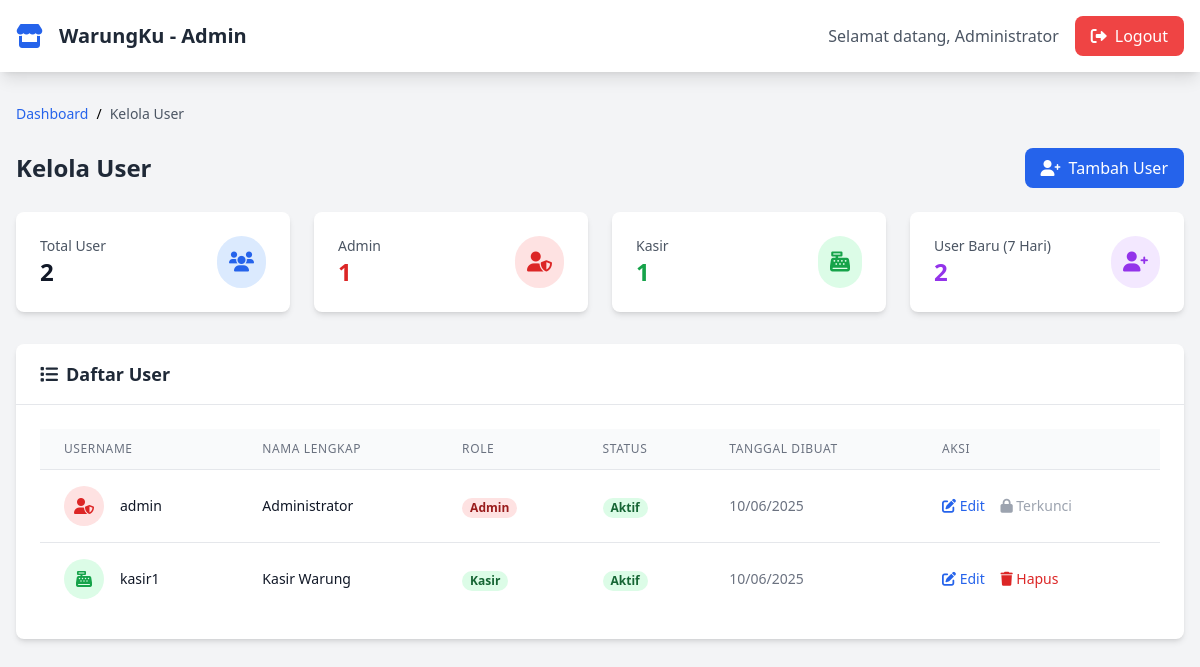
The page /admin/users.php (signed in) on the database its author committed.
### tables this page shows
CREATE TABLE users (
    id_user INT AUTO_INCREMENT PRIMARY KEY,
    username VARCHAR(50) UNIQUE NOT NULL,
    password VARCHAR(255) NOT NULL,
    role ENUM('admin', 'kasir') NOT NULL,
    nama_lengkap VARCHAR(100) NOT NULL,
    status ENUM('aktif', 'nonaktif') DEFAULT 'aktif',
    created_at TIMESTAMP DEFAULT CURRENT_TIMESTAMP
);

### admin/users.php (the view, shortened to what this page needs)
<?php
include '../config/db.php';
$total_users = mysqli_fetch_assoc(mysqli_query($conn, "SELECT COUNT(*) as count FROM users"))['count'];
$total_admins = mysqli_fetch_assoc(mysqli_query($conn, "SELECT COUNT(*) as count FROM users WHERE role = 'admin'"))['count'];
$total_kasir = $total_users - $total_admins;
$recent_users = mysqli_fetch_assoc(mysqli_query($conn, "SELECT COUNT(*) as count FROM users WHERE created_at >= DATE_SUB(NOW(), INTERVAL 7 DAY)"))['count'];
?>
<!DOCTYPE html>
<html lang="id">
<head>
    <script src="https://cdn.tailwindcss.com"></script>
    <link href="https://cdnjs.cloudflare.com/ajax/libs/font-awesome/6.0.0/css/all.min.css" rel="stylesheet">
</head>
<body class="bg-gray-100">
    <nav class="bg-white shadow-lg">
        <div class="max-w-7xl mx-auto px-4">
            <div class="flex justify-between items-center py-4">
                <div class="flex items-center space-x-4">
                    <i class="fas fa-store text-2xl text-blue-600"></i>
                    <h1 class="text-xl font-bold text-gray-800">WarungKu - Admin</h1>
                </div>
                <div class="flex items-center space-x-4">
                    <span class="text-gray-600">Selamat datang, <?php echo $_SESSION['nama_lengkap']; ?></span>
                    <a href="../auth/logout.php" class="bg-red-500 text-white px-4 py-2 rounded-lg hover:bg-red-600 transition">
                        <i class="fas fa-sign-out-alt mr-2"></i>Logout
                    </a>
                </div>
            </div>
        </div>
    </nav>
    <div class="max-w-7xl mx-auto px-4 py-8">
        <div class="flex items-center mb-6 text-sm">
            <a href="dashboard.php" class="text-blue-600 hover:text-blue-800">Dashboard</a>
            <span class="mx-2">/</span>
            <span class="text-gray-600">Kelola User</span>
        </div>
        <div class="flex justify-between items-center mb-6">
            <h1 class="text-2xl font-bold text-gray-800">Kelola User</h1>
            <a href="users-tambah.php" class="bg-blue-600 text-white px-4 py-2 rounded-lg hover:bg-blue-700 transition">
                <i class="fas fa-user-plus mr-2"></i>Tambah User
            </a>
        </div>
        <div class="grid grid-cols-1 md:grid-cols-4 gap-6 mb-8">
            <div class="bg-white rounded-lg shadow-md p-6">
                <div class="flex items-center justify-between">
                    <div>
                        <p class="text-sm font-medium text-gray-600">Total User</p>
                        <p class="text-2xl font-bold text-gray-900"><?php echo $total_users; ?></p>
                    </div>
                    <div class="bg-blue-100 p-3 rounded-full">
                        <i class="fas fa-users text-blue-600 text-xl"></i>
                    </div>
                </div>
            </div>
            <div class="bg-white rounded-lg shadow-md p-6">
                <div class="flex items-center justify-between">
                    <div>
                        <p class="text-sm font-medium text-gray-600">Admin</p>
                        <p class="text-2xl font-bold text-red-600"><?php echo $total_admins; ?></p>
                    </div>
                    <div class="bg-red-100 p-3 rounded-full">
                        <i class="fas fa-user-shield text-red-600 text-xl"></i>
                    </div>
                </div>
            </div>
            <div class="bg-white rounded-lg shadow-md p-6">
                <div class="flex items-center justify-between">
                    <div>
                        <p class="text-sm font-medium text-gray-600">Kasir</p>
                        <p class="text-2xl font-bold text-green-600"><?php echo $total_kasir; ?></p>
                    </div>
                    <div class="bg-green-100 p-3 rounded-full">
                        <i class="fas fa-cash-register text-green-600 text-xl"></i>
                    </div>
                </div>
            </div>
            <div class="bg-white rounded-lg shadow-md p-6">
                <div class="flex items-center justify-between">
                    <div>
                        <p class="text-sm font-medium text-gray-600">User Baru (7 Hari)</p>
                        <p class="text-2xl font-bold text-purple-600"><?php echo $recent_users; ?></p>
                    </div>
                    <div class="bg-purple-100 p-3 rounded-full">
                        <i class="fas fa-user-plus text-purple-600 text-xl"></i>
                    </div>
                </div>
            </div>
        </div>
        <div class="bg-white rounded-lg shadow-md">
            <div class="px-6 py-4 border-b border-gray-200">
                <h2 class="text-lg font-semibold text-gray-800">
                    <i class="fas fa-list mr-2"></i>Daftar User
                </h2>
            </div>
            <div class="p-6">
                <?php
                $users_query = "SELECT * FROM users ORDER BY created_at DESC";
                $users_result = mysqli_query($conn, $users_query);
                if (mysqli_num_rows($users_result) > 0):
                ?>
                <div class="overflow-x-auto">
                    <table class="min-w-full divide-y divide-gray-200">
                        <thead class="bg-gray-50">
                            <tr>
                                <th class="px-6 py-3 text-left text-xs font-medium text-gray-500 uppercase tracking-wider">Username</th>
                                <th class="px-6 py-3 text-left text-xs font-medium text-gray-500 uppercase tracking-wider">Nama Lengkap</th>
                                <th class="px-6 py-3 text-left text-xs font-medium text-gray-500 uppercase tracking-wider">Role</th>
                                <th class="px-6 py-3 text-left text-xs font-medium text-gray-500 uppercase tracking-wider">Status</th>
                                <th class="px-6 py-3 text-left text-xs font-medium text-gray-500 uppercase tracking-wider">Tanggal Dibuat</th>
                                <th class="px-6 py-3 text-left text-xs font-medium text-gray-500 uppercase tracking-wider">Aksi</th>
                            </tr>
                        </thead>
                        <tbody class="bg-white divide-y divide-gray-200">
                            <?php while ($user = mysqli_fetch_assoc($users_result)): ?>
                            <tr>
                                <td class="px-6 py-4 whitespace-nowrap">
                                    <div class="flex items-center">
                                        <div class="flex-shrink-0 h-10 w-10">
                                            <div class="h-10 w-10 rounded-full bg-<?php echo $user['role'] == 'admin' ? 'red' : 'green'; ?>-100 flex items-center justify-center">
                                                <i class="fas fa-<?php echo $user['role'] == 'admin' ? 'user-shield' : 'cash-register'; ?> text-<?php echo $user['role'] == 'admin' ? 'red' : 'green'; ?>-600"></i>
                                            </div>
                                        </div>
                                        <div class="ml-4">
                                            <div class="text-sm font-medium text-gray-900">
                                                <?php echo htmlspecialchars($user['username']); ?>
                                            </div>
                                        </div>
                                    </div>
                                </td>
                                <td class="px-6 py-4 whitespace-nowrap">
                                    <div class="text-sm text-gray-900">
                                        <?php echo htmlspecialchars($user['nama_lengkap']); ?>
                                    </div>
                                </td>
                                <td class="px-6 py-4 whitespace-nowrap">
                                    <span class="px-2 inline-flex text-xs leading-5 font-semibold rounded-full bg-<?php echo $user['role'] == 'admin' ? 'red' : 'green'; ?>-100 text-<?php echo $user['role'] == 'admin' ? 'red' : 'green'; ?>-800">
                                        <?php echo ucfirst($user['role']); ?>
                                    </span>
                                </td>
                                <td class="px-6 py-4 whitespace-nowrap">
                                    <span class="px-2 inline-flex text-xs leading-5 font-semibold rounded-full bg-<?php echo $user['status'] == 'aktif' ? 'green' : 'gray'; ?>-100 text-<?php echo $user['status'] == 'aktif' ? 'green' : 'gray'; ?>-800">
                                        <?php echo ucfirst($user['status']); ?>
                                    </span>
                                </td>
                                <td class="px-6 py-4 whitespace-nowrap text-sm text-gray-500">
                                    <?php echo date('d/m/Y', strtotime($user['created_at'])); ?>
                                </td>
                                <td class="px-6 py-4 whitespace-nowrap text-sm font-medium">
                                    <a href="users-edit.php?id=<?php echo $user['id_user']; ?>"
                                       class="text-blue-600 hover:text-blue-900 mr-3">
                                        <i class="fas fa-edit"></i> Edit
                                    </a>
                                    <?php if ($user['id_user'] != $_SESSION['user_id']): ?>
                                        <a href="users-hapus.php?id=<?php echo $user['id_user']; ?>"
                                           class="text-red-600 hover:text-red-900"
                                           onclick="return confirm('Yakin ingin menghapus user ini?')">
                                            <i class="fas fa-trash"></i> Hapus
                                        </a>
                                    <?php else: ?>
                                        <span class="text-gray-400" title="Tidak dapat menghapus akun sendiri">
                                            <i class="fas fa-lock"></i> Terkunci
                                        </span>
                                    <?php endif; ?>
                                </td>
                            </tr>
                            <?php endwhile; ?>
                        </tbody>
                    </table>
                </div>
                <?php endif; ?>
            </div>
        </div>
    </div>
</body>
</html>

### rows shown on the page
users: username "admin", nama_lengkap "Administrator", role "Admin", status "Aktif", created_at "10/06/2025", shows "Terkunci"
users: username "kasir1", nama_lengkap "Kasir Warung", role "Kasir", status "Aktif", created_at "10/06/2025"

### other values the page prints
$_SESSION['nama_lengkap'] "Administrator"
$total_users "2"
$total_admins "1"
$total_kasir "1"
$recent_users "2"
